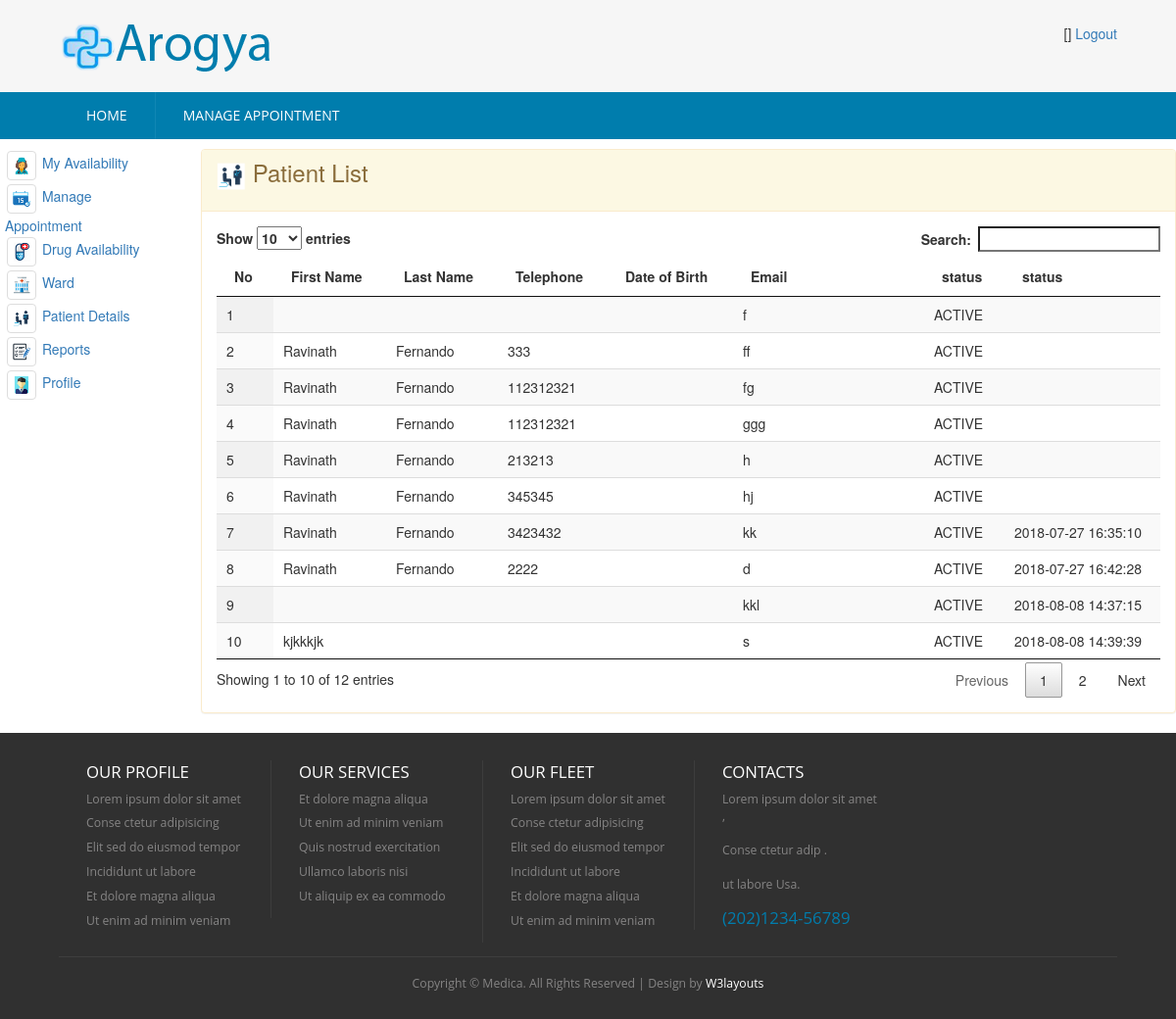
Page /index.php/doctor_controller/loadPatientList on the earlier database version.
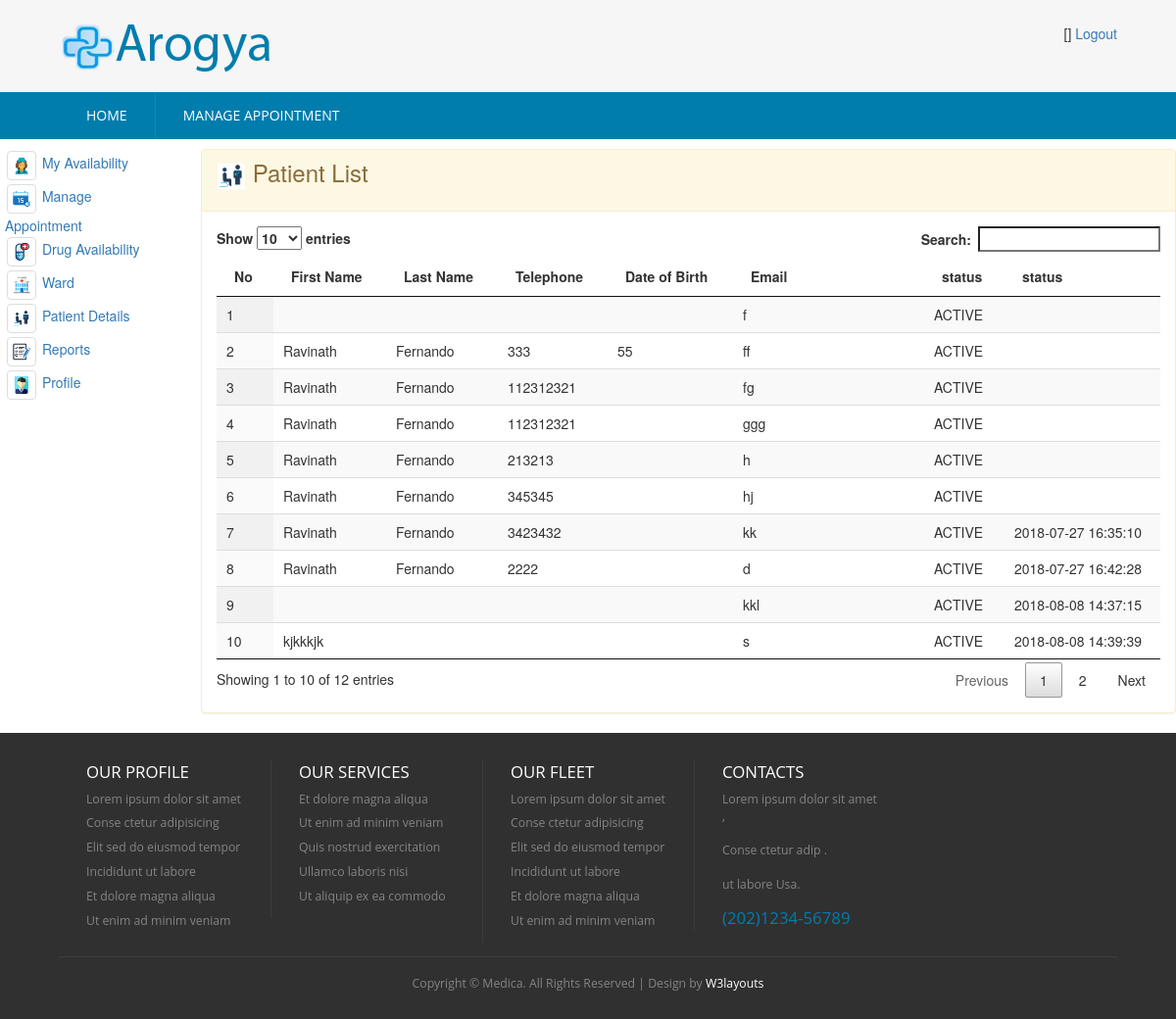
Same page on the later database version.
### tables this page shows
CREATE TABLE `hms_patient` (
  `id` int(5) NOT NULL AUTO_INCREMENT,
  `first_name` varchar(100) DEFAULT NULL,
  `last_name` varchar(100) DEFAULT NULL,
  `telephone` varchar(20) DEFAULT NULL,
  `dob` varchar(25) DEFAULT NULL,
  `email` varchar(50) DEFAULT NULL,
  `pword` text,
  `status_code` varchar(20) DEFAULT 'ACTIVE',
  `user_role` varchar(20) DEFAULT 'PATIENT',
  `created_date` timestamp NULL DEFAULT CURRENT_TIMESTAMP,
  PRIMARY KEY (`id`),
  UNIQUE KEY `NewIndex1_email` (`email`)
);

### application/controllers/Doctor_Controller.php (called while the page is built, shortened)
<?php
class Doctor_Controller extends CI_Controller {
    public function loadPatientList() {
        $this->load->model(array('Patient'));
        $patient = new Patient();
        $data['msg'] = '';
        $patientList = $patient->get();
        $data['patientList'] = $patientList;
        $this->load->view('doctor/doctor-patient-details', $data);
    }
}

### index.php (called while the page is built, shortened)
<?php
require_once BASEPATH.'core/CodeIgniter.php';

### application/core/my_model.php (called while the page is built, shortened)
<?php
class MY_Model extends CI_Model{
    public function get($limit=0,$offset = 0) {
        if($limit){
            $query = $this->db->get($this::DB_TABLE,$limit,$offset);
        }else{
            $query = $this->db->get($this::DB_TABLE);
        }
        $ret_val = array();
        foreach ($query->result() as $row) {
            $model = new $class;
            $model->populate($row);
            $ret_val[$row->{$this::DB_TABLE_PK}] = $model;
        }
        return $ret_val;
    }
}

### application/views/doctor/doctor-patient-details.php (the view, shortened to what the changed rows need)
<!DOCTYPE HTML>
<html>
    <head>
        <link href="<?php echo base_url('css/style.css'); ?>" rel="stylesheet" type="text/css"  media="all" />
        <link href="<?php echo base_url('css/bootstrap.css'); ?>" rel="stylesheet" type="text/css"/>
        <link rel="stylesheet" href="<?php echo base_url('css/responsiveslides.css') ?>">
    </head>
    <body>
        <div class="content">
            <div class="row">
                <div class="col-md-10">
                    <div class="panel panel-warning">
                        <div class="panel-body">
                            <table id="example" class="display" cellspacing="0" width="100%">
                                <thead>
                                    <tr>
                                        <th>No</th>
                                        <th>First Name</th>
                                        <th>Last Name</th>
                                        <th>Telephone</th>
                                        <th>Date of Birth</th>
                                        <th>Email</th>
                                        <th>status</th>
                                        <th>status</th>
                                    </tr>
                                </thead>
                                <tbody>
                                    <?php
                                    if ($patientList != null)
                                        foreach ($patientList as $value) {
                                            ?>
                                            <tr>
                                                <td><?= $value->id ?></td>
                                                <td><?= $value->first_name ?></td>
                                                <td><?= $value->last_name ?></td>
                                                <td><?= $value->telephone ?></td>
                                                <td><?= $value->dob ?></td>
                                                <td><?= $value->email ?></td>
                                                <td><?= $value->status_code ?></td>
                                                <td><?= $value->created_date ?></td>
                                            </tr>
                                            <?php
                                        }
                                    ?>
                                </tbody>
                            </table>
                            <link href="<?php echo base_url('css/jquery.dataTables.min.css'); ?>" rel="stylesheet" type="text/css"/>
                        </div>
                    </div>
                </div>
            </div>
        </div>
    </body>
</html>

Differences in the rows shown:
changed hms_patient "ff": dob (not shown) → "55"
